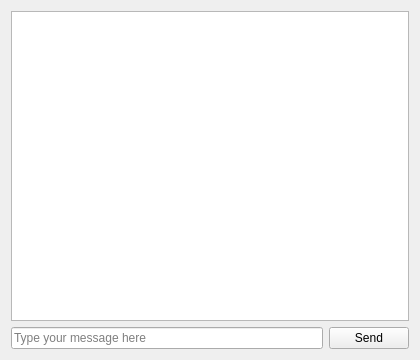
<?xml version="1.0" encoding="UTF-8"?>
<ui version="4.0">
 <class>ChatStudentWindow</class>
 <widget class="QWidget" name="ChatStudentWindow">
  <property name="geometry">
   <rect>
    <x>0</x>
    <y>0</y>
    <width>420</width>
    <height>360</height>
   </rect>
  </property>
  <property name="windowTitle">
   <string>Chat with teacher</string>
  </property>
  <layout class="QVBoxLayout" name="verticalLayout">
   <item>
    <widget class="QTextBrowser" name="chatView"/>
   </item>
   <item>
    <layout class="QHBoxLayout" name="inputLayout">
     <item>
      <widget class="QLineEdit" name="messageEdit">
       <property name="placeholderText">
        <string>Type your message here</string>
       </property>
      </widget>
     </item>
     <item>
      <widget class="QPushButton" name="sendButton">
       <property name="text">
        <string>Send</string>
       </property>
      </widget>
     </item>
    </layout>
   </item>
  </layout>
 </widget>
 <resources/>
 <connections/>
</ui>
